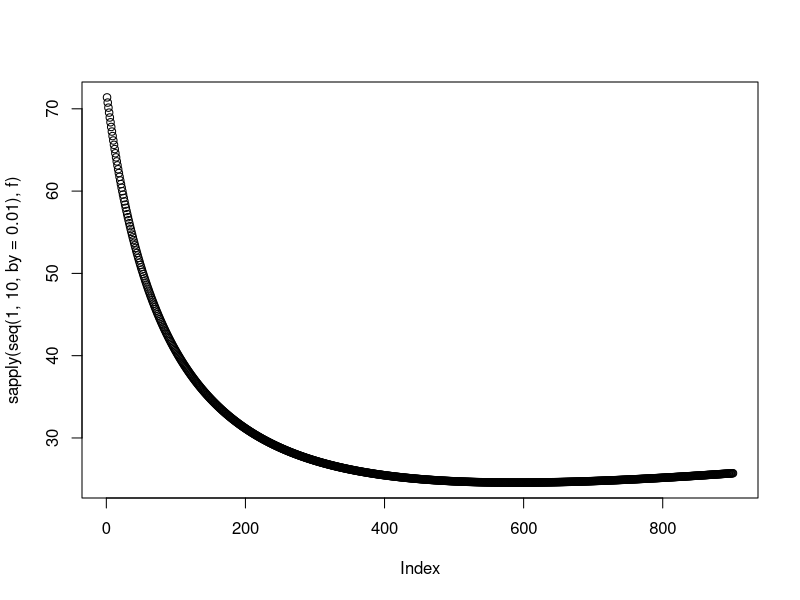

The R script that drew this image:
f = function(x){
  ((x+13)^2 + (5+65/x)^2 ) ^(1/2)
}

f(6.88)
plot(sapply(seq(1,10,by=.01),f))
optimise(f,interval = c(0,10))
a = optimise(f,interval = c(0,10))$min

polyroot(c(-65*130, -650, 0, 26, 2))
